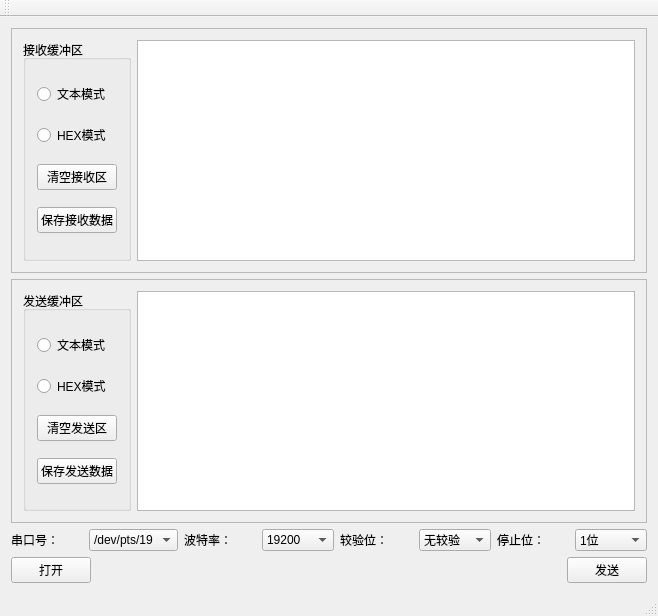
<?xml version="1.0" encoding="UTF-8"?>
<ui version="4.0">
 <class>MainWindow</class>
 <widget class="QMainWindow" name="MainWindow">
  <property name="geometry">
   <rect>
    <x>0</x>
    <y>0</y>
    <width>658</width>
    <height>616</height>
   </rect>
  </property>
  <property name="windowTitle">
   <string>MainWindow</string>
  </property>
  <widget class="QWidget" name="centralWidget">
   <layout class="QVBoxLayout" name="verticalLayout_3">
    <item>
     <widget class="QFrame" name="frame">
      <property name="frameShape">
       <enum>QFrame::StyledPanel</enum>
      </property>
      <property name="frameShadow">
       <enum>QFrame::Raised</enum>
      </property>
      <layout class="QHBoxLayout" name="horizontalLayout">
       <item>
        <widget class="QGroupBox" name="groupBox">
         <property name="title">
          <string>接收缓冲区</string>
         </property>
         <layout class="QVBoxLayout" name="verticalLayout">
          <item>
           <widget class="QRadioButton" name="radioButtonTextR">
            <property name="text">
             <string>文本模式</string>
            </property>
           </widget>
          </item>
          <item>
           <widget class="QRadioButton" name="radioButtonHexR">
            <property name="text">
             <string>HEX模式</string>
            </property>
           </widget>
          </item>
          <item>
           <widget class="QPushButton" name="pushButtonClearR">
            <property name="text">
             <string>清空接收区</string>
            </property>
           </widget>
          </item>
          <item>
           <widget class="QPushButton" name="pushButton_2">
            <property name="text">
             <string>保存接收数据</string>
            </property>
           </widget>
          </item>
         </layout>
        </widget>
       </item>
       <item>
        <widget class="QTextEdit" name="receiveTextEdit"/>
       </item>
      </layout>
     </widget>
    </item>
    <item>
     <widget class="QFrame" name="frame_2">
      <property name="frameShape">
       <enum>QFrame::StyledPanel</enum>
      </property>
      <property name="frameShadow">
       <enum>QFrame::Raised</enum>
      </property>
      <layout class="QHBoxLayout" name="horizontalLayout_2">
       <item>
        <widget class="QGroupBox" name="groupBox_2">
         <property name="title">
          <string>发送缓冲区</string>
         </property>
         <layout class="QVBoxLayout" name="verticalLayout_2">
          <item>
           <widget class="QRadioButton" name="radioButtonTextS">
            <property name="text">
             <string>文本模式</string>
            </property>
           </widget>
          </item>
          <item>
           <widget class="QRadioButton" name="radioButtonHexS">
            <property name="text">
             <string>HEX模式</string>
            </property>
           </widget>
          </item>
          <item>
           <widget class="QPushButton" name="pushButtonClearS">
            <property name="text">
             <string>清空发送区</string>
            </property>
           </widget>
          </item>
          <item>
           <widget class="QPushButton" name="pushButton_3">
            <property name="text">
             <string>保存发送数据</string>
            </property>
           </widget>
          </item>
         </layout>
        </widget>
       </item>
       <item>
        <widget class="QTextEdit" name="sendTextEdit"/>
       </item>
      </layout>
      <zorder>sendTextEdit</zorder>
      <zorder>groupBox_2</zorder>
      <zorder>groupBox_2</zorder>
     </widget>
    </item>
    <item>
     <layout class="QGridLayout" name="gridLayout">
      <item row="0" column="0">
       <widget class="QLabel" name="label_3">
        <property name="text">
         <string>串口号：</string>
        </property>
       </widget>
      </item>
      <item row="0" column="1">
       <widget class="QComboBox" name="serialPortComboBox">
        <item>
         <property name="text">
          <string>/dev/pts/19</string>
         </property>
        </item>
        <item>
         <property name="text">
          <string>/dev/pts/18</string>
         </property>
        </item>
       </widget>
      </item>
      <item row="0" column="4">
       <widget class="QLabel" name="label_5">
        <property name="text">
         <string>较验位：</string>
        </property>
       </widget>
      </item>
      <item row="0" column="2">
       <widget class="QLabel" name="label_4">
        <property name="text">
         <string>波特率：</string>
        </property>
       </widget>
      </item>
      <item row="0" column="6">
       <widget class="QLabel" name="label_6">
        <property name="text">
         <string>停止位：</string>
        </property>
       </widget>
      </item>
      <item row="0" column="5">
       <widget class="QComboBox" name="comboBoxParity">
        <item>
         <property name="text">
          <string>无较验</string>
         </property>
        </item>
        <item>
         <property name="text">
          <string>奇较验</string>
         </property>
        </item>
        <item>
         <property name="text">
          <string>偶较验</string>
         </property>
        </item>
       </widget>
      </item>
      <item row="0" column="7">
       <widget class="QComboBox" name="comboBoxStop">
        <item>
         <property name="text">
          <string>1位</string>
         </property>
        </item>
        <item>
         <property name="text">
          <string>1.5位</string>
         </property>
        </item>
        <item>
         <property name="text">
          <string>2位</string>
         </property>
        </item>
       </widget>
      </item>
      <item row="0" column="3">
       <widget class="QComboBox" name="comboBoxBaud">
        <item>
         <property name="text">
          <string>19200</string>
         </property>
        </item>
        <item>
         <property name="text">
          <string>460800</string>
         </property>
        </item>
        <item>
         <property name="text">
          <string>230400</string>
         </property>
        </item>
        <item>
         <property name="text">
          <string>115200</string>
         </property>
        </item>
        <item>
         <property name="text">
          <string>57600</string>
         </property>
        </item>
        <item>
         <property name="text">
          <string>38400</string>
         </property>
        </item>
        <item>
         <property name="text">
          <string>9600</string>
         </property>
        </item>
        <item>
         <property name="text">
          <string>4800</string>
         </property>
        </item>
        <item>
         <property name="text">
          <string>1200</string>
         </property>
        </item>
       </widget>
      </item>
     </layout>
    </item>
    <item>
     <layout class="QHBoxLayout" name="horizontalLayout_3">
      <item>
       <widget class="QPushButton" name="openButton">
        <property name="text">
         <string>打开</string>
        </property>
       </widget>
      </item>
      <item>
       <spacer name="horizontalSpacer">
        <property name="orientation">
         <enum>Qt::Horizontal</enum>
        </property>
        <property name="sizeHint" stdset="0">
         <size>
          <width>278</width>
          <height>20</height>
         </size>
        </property>
       </spacer>
      </item>
      <item>
       <widget class="QPushButton" name="sendButton">
        <property name="text">
         <string>发送</string>
        </property>
       </widget>
      </item>
     </layout>
    </item>
   </layout>
  </widget>
  <widget class="QMenuBar" name="menuBar">
   <property name="geometry">
    <rect>
     <x>0</x>
     <y>0</y>
     <width>658</width>
     <height>22</height>
    </rect>
   </property>
  </widget>
  <widget class="QToolBar" name="mainToolBar">
   <attribute name="toolBarArea">
    <enum>TopToolBarArea</enum>
   </attribute>
   <attribute name="toolBarBreak">
    <bool>false</bool>
   </attribute>
  </widget>
  <widget class="QStatusBar" name="statusBar"/>
 </widget>
 <layoutdefault spacing="6" margin="11"/>
 <resources/>
 <connections/>
</ui>
